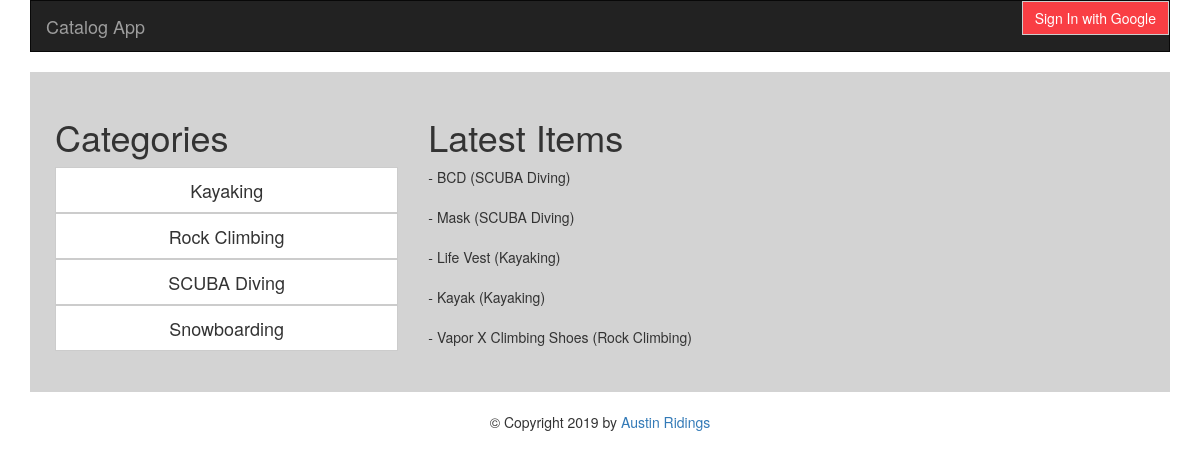
/catalog, run on the app's committed database.
### database.py (models this page shows, shortened)
class Category(Base):
    __tablename__ = 'category'
    id = Column(Integer, primary_key=True)
    name = Column(String(80), nullable=False)
    user_id = Column(Integer, ForeignKey('user.id'))
    user = relationship(User)

class Category_Item(Base):
    __tablename__ = 'category_item'
    id = Column(Integer, primary_key=True)
    name = Column(String(80), nullable=False)
    description = Column(String(255))
    category_id = Column(Integer, ForeignKey('category.id'))
    category = relationship(Category)
    user_id = Column(Integer, ForeignKey('user.id'))
    user = relationship(User)

### app.py (the view)
@app.route('/')
@app.route('/catalog')
def catalog():
    cats = conn.query(Category).order_by(Category.name)
    items = conn.query(Category_Item).order_by(Category_Item.id.desc()).limit(5)
    return render_template('catalog.html', cats=cats, items=items)

### templates/catalog.html
{% extends "base.html" %}
{% block content %}
<div class="row">
    <div class="col-md-4">
<h1>Categories</h1>
{% for c in cats %}
<a class="btn btn-default btn-lg btn-catalog" href="{{url_for('categoryItems', category_id = c.id)}}">{{ c.name }}</a><br>
{% endfor %}
</div>
    <div class="col-md-8">
<h1>Latest Items</h1>
{% for i in items %}
 <span>- {{ i.name }} ({{ i.category.name }})</span> <br><br>
{% endfor %}
    </div>
</div>
{%endblock%}

### templates/base.html (shortened to what this page needs)
<!DOCTYPE html>
<html lang="en">
<head>
    <link rel="stylesheet" href="style.css" />
    <link rel="stylesheet" href="https://maxcdn.bootstrapcdn.com/bootstrap/3.4.0/css/bootstrap.min.css">
    <link rel="stylesheet" href="{{ url_for('static', filename='style.css') }}">
    <link rel="stylesheet" href="https://cdnjs.cloudflare.com/ajax/libs/font-awesome/4.7.0/css/font-awesome.min.css">
</head>
<body>
<div class="container">
<nav class="navbar navbar-inverse">
  <div class="container-fluid">
    <div class="navbar-header">
      <a class="navbar-brand" href="{{url_for('catalog')}}">Catalog App</a>
    </div>
    <ul class="nav navbar-nav navbar-right">
        <a href="{{url_for('showLogin')}}"><button class="btn btn-default btn-google" id="signinButton" >Sign In with Google</button></a>
    </ul>
  </div>
</nav>
</div>
<div class="container">
    <div id="content">
        {% block content %}{% endblock %}
    </div>
    <div id="footer">
        {% block footer %}
        <br>&copy; Copyright 2019 by <a href="https://austin-ridings.net/" target="_blank">Austin Ridings</a>
        {% endblock %}
    </div>
    </div>
</body>
</html>

### static/style.css (style rules this page uses)
#footer { text-align: center; }
.navbar { border-radius: 0; }
#content { border-radius: 0; background-color: lightgrey; padding: 25px; }
.btn-catalog { width: 100%; border-radius: 0; }
.btn { border-radius: 0; }
.btn-google { background-color: #f93e44; color: white; }

### data on the page
Category: name "Kayaking"
Category: name "Rock Climbing"
Category: name "SCUBA Diving"
Category: name "Snowboarding"
Category_Item: name "BCD", category.name "SCUBA Diving"
Category_Item: name "Mask", category.name "SCUBA Diving"
Category_Item: name "Life Vest", category.name "Kayaking"
Category_Item: name "Kayak", category.name "Kayaking"
Category_Item: name "Vapor X Climbing Shoes", category.name "Rock Climbing"
